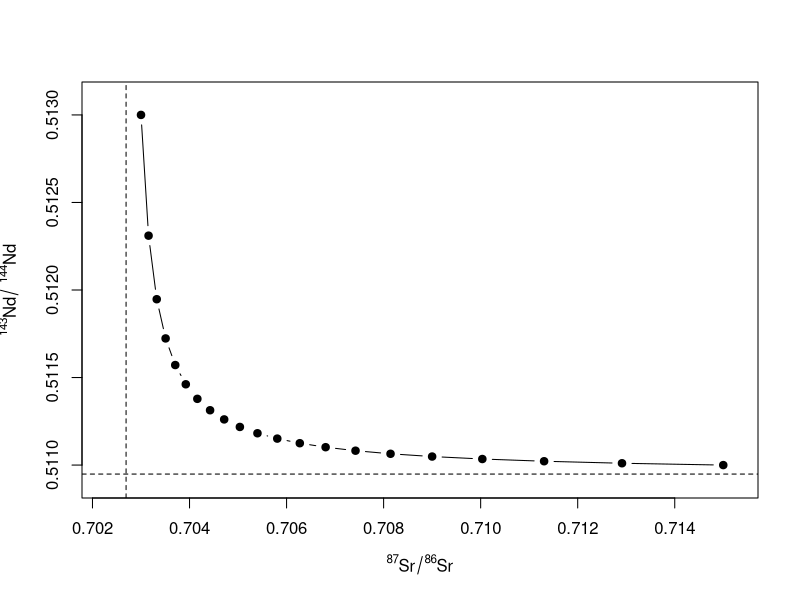

Reproduce this figure in R.
windows()
cx1 <- 150; cx2 <- 600          # Sr, schist and basalt
ix1 <- 0.715; ix2 <- 0.703      # 87Sr/86Sr, schist and basalt
f1 <- seq(0,1,by=0.05)          # prop. of schist in mixture
cmx <- cx1*f1+(1-f1)*cx2        # Sr conc. mix [Eq. (16.2)]
imx <- ix1*cx1*f1/cmx+ix2*cx2*(1-f1)/cmx 
                                # 87Sr/86Sr mix [Eq. (16.1)]

cy1 <- 20; cy2 <- 2             # Nd in schist and basalt
iy1 <- 0.511; iy2 <- 0.513      # 143Nd/144Nd, schist/basalt
cmy <- cy1*f1+(1-f1)*cy2        # Nd conc., mix [Eq. (16.2)]
imy <- iy1*cy1*f1/cmy+iy2*cy2*(1-f1)/cmy 
                                # 143Nd/144Nd mix [Eq. (16.1)]

# Prepare results table
res <- cbind(cmx,imx,cmy,imy)
rownames(res) <- f1
colnames(res) <- c("Sr","87Sr/86Sr","Nd","143Nd/144Nd")
print(res)

# Plot the mixing hyperbola
plot(imx,imy,xlab=expression(""^87*Sr/""^86*Sr),ylab=expression(""^143*Nd/" "^144*Nd),type="b",xlim=c(0.7023,0.7152),ylim=c(0.5109,0.5131),pch=19)

# Calculate and plot asymptotes
alpha <- (cx2/cy2)/(cx1/cy1)    # calc. alpha [Eq. (16.8)]
x0 <- (ix1-alpha*ix2)/(1-alpha) # calc. asymptotes [Eq. (16.14)]
y0 <- (iy2-alpha*iy1)/(1-alpha) 
print(x0)
print(y0)
abline(v=x0,lty="dashed")       # draw asymptotes
abline(h=y0,lty="dashed")
